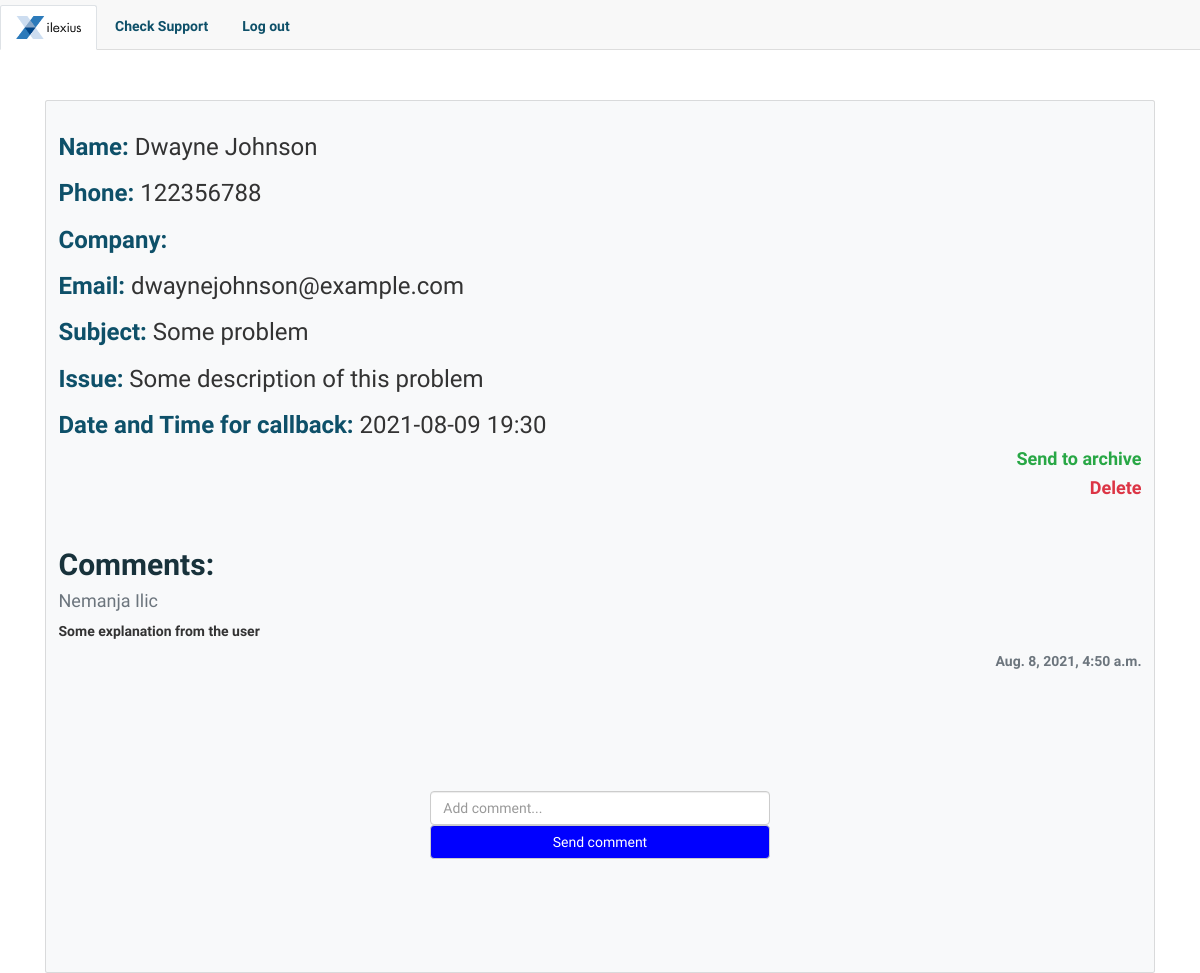
/view_detail/5 (signed in), run on the app's committed database.
### support/models/customer_support.py (models this page shows, shortened)
class CustomerSupport(models.Model):
    name = models.CharField(max_length=60, null=False)
    phone = models.CharField(max_length=20, null=True, blank=True)
    company = models.CharField(max_length=100, null=True, blank=True)
    customer_email = models.CharField(max_length=32, null=False)
    subject = models.CharField(max_length=50, null=False)
    issue_description = models.TextField(null=False)
    date_time = models.CharField(max_length=20, blank=True)
    sent = models.DateTimeField(auto_now_add=True)
    is_archived = models.BooleanField(default=False)

### support/models/comments.py (models this page shows, shortened)
class Comments(models.Model):
    text = models.CharField(max_length=200, blank=True, null=True)
    added = models.DateTimeField(auto_now_add=True)
    user = models.ForeignKey(user.User, on_delete=models.CASCADE)
    customer_support = models.ForeignKey(customer_support.CustomerSupport, on_delete=models.CASCADE)

### support/models/user.py (models this page shows, shortened)
class User(models.Model):
    first_name = models.CharField(max_length=60)
    last_name = models.CharField(max_length=100)
    email = models.CharField(max_length=32, unique=True)
    password = models.CharField(max_length=255)

### support/views.py (the view)
# urls.py: path("view_detail/<int:customer_id>", view_detail, name="view_detail"),
def view_detail(request: HttpRequest, customer_id: int):
    user_session = request.session.get("user")
    if user_session != None:
        customersupports = CustomerSupport.objects.get(id=customer_id)
        comments = Comments.objects.order_by("-added")
        context = { "customersupports": customersupports, "comments":comments }
        return render(request, "support/view_detail.html", context)
    else:
        return redirect("support:customer_support")

### support/templates/support/view_detail.html (shortened to what this page needs)
{% extends 'base.html' %}
{% block content %}
<div id="main-div" class="container">
    <div class="card bg-light">
        <div class="card-body text-center">
            <h3 class="text-left"><span style="color: #0e5069; font-weight: 600;">Name:</span> {{customersupports.name}}</h3>
            <h3 class="text-left"><span style="color: #0e5069; font-weight: 600;">Phone:</span> {{customersupports.phone}}</h3>
            <h3 class="text-left"><span style="color: #0e5069; font-weight: 600;">Company:</span> {{customersupports.company}}</h3>
            <h3 class="text-left"><span style="color: #0e5069; font-weight: 600;">Email:</span> {{customersupports.customer_email}}</h3>
            <h3 class="text-left"><span style="color: #0e5069; font-weight: 600;">Subject:</span> {{customersupports.subject}}</h3>
            <h3 class="text-left"><span style="color: #0e5069; font-weight: 600;">Issue:</span> {{customersupports.issue_description}}</h3>
            <h3 class="text-left"><span style="color: #0e5069; font-weight: 600;">Date and Time for callback:</span> {{customersupports.date_time}}</h3>
            {% if customersupports.is_archived == False %}
            <h4 class="text-right"><a class="text-success" href="{% url 'support:add_to_archive' customer_id=customersupports.id %}">Send to archive</a></h4>
            {% else %}
            <h4 class="text-right"><a class="text-success" href="{% url 'support:restore' customer_id=customersupports.id %}">Restore</a></h4>
            {% endif %}
            <h4 onclick="delete_confirmation(event)" class="text-right"><a class="text-danger" href="{% url 'support:delete' customer_id=customersupports.id %}">Delete</a></h4>
            <br>
            <h2 class="text-left" id="comments">Comments:</h3>
            {% for comment in comments %}
                {% if comment.customer_support_id == customersupports.id %}
                <h4 class="text-left text-secondary">{{comment.user.first_name}} {{comment.user.last_name}}</h4>
                <p class="text-left">{{comment.text}}</p>
                <p class="text-right text-secondary">{{comment.added}}</p>
                {% endif %}
            {% endfor %}
            {% if customersupports.is_archived == False %}
            <br><br>
            <div id="form-div">
                <form action="{% url 'support:add_comment' customer_id=customersupports.id %}" method="POST">
                    <div class="row">
                        <input class="form-control" type="text" name="comment" id="comment" placeholder="Add comment...">
                        <button class="form-control" type="submit" class="btn" style="color: white; background: blue;">Send comment</button>
                    </div>
                </form>
            </div>
            {% endif %}
        </div>
    </div>
</div>
{% endblock content %}

### support/templates/base.html (shortened to what this page needs)
{% load static %}
<!DOCTYPE html>
<html lang="en">
<head>
    <link rel="stylesheet" href="https://cdnjs.cloudflare.com/ajax/libs/font-awesome/4.7.0/css/font-awesome.css"integrity="sha512-5A8nwdMOWrSz20fDsjczgUidUBR8liPYU+WymTZP1lmY9G6Oc7HlZv156XqnsgNUzTyMefFTcsFH/tnJE/+xBg=="/>
    <link rel="stylesheet" href="https://maxcdn.bootstrapcdn.com/bootstrap/4.5.2/css/bootstrap.min.css">
    <link rel="stylesheet" href="{% static 'support/css/style.css' %}">
    <link rel="stylesheet" href="https://cdnjs.cloudflare.com/ajax/libs/intl-tel-input/17.0.8/css/intlTelInput.css"/>
    <link rel="stylesheet" href="https://maxcdn.bootstrapcdn.com/bootstrap/3.3.6/css/bootstrap.min.css">
    <link rel="stylesheet" href="https://cdnjs.cloudflare.com/ajax/libs/bootstrap-datetimepicker/4.7.14/css/bootstrap-datetimepicker.min.css">
</head>
<body>
    <header>
        <ul class="nav nav-tabs">
            <li class="nav-item">
                <a class="nav-link active" href="https://www.ilexius.de/" target="_blank"><img src="{% static 'support/img/logo.png' %}" alt="logo" style="width: 65px"></a>
            </li>
            {% if request.session.user %}
            <li class="nav-item">
                <a class="nav-link" href="{% url 'support:check_support' %}">Check Support</a>
            </li>
            <li class="nav-item">
                <a onclick="logout_confirmation(event)" class="nav-link" href="{% url 'support:logout' %}">Log out</a>
            </li>
            {% endif %}
        </ul>
    </header>
    <main>
        {% block content %}{% endblock content %}
    </main>
</body>
</html>

### support/static/support/css/style.css (style rules this page uses)
* { margin: 0; padding: 0; }
body { font-family: 'Dosis', sans-serif !important; font-weight: 800; }
h1, h2, h3 { font-weight: 800; }
h4, h5, h6, a { font-weight: 600; }
header { background-color: rgba(243, 243, 243, 0.6); }
.row { margin-top: 20px; }
.nav-item { margin-top: 5px; }
.nav-link { color: #0e5069; font-weight: 600; }
#main-div { margin-top: 50px; }
#form-div { margin-top: 50px; margin-bottom: 100px; display: flex; justify-content: center; }
#comments { color: #18323b; font-weight: bold; }

### data on the page
CustomerSupport: name "Dwayne Johnson", phone "122356788", customer_email "dwaynejohnson@example.com", subject "Some problem", issue_description "Some description of this problem", date_time "2021-08-09 19:30"
Comments: user.first_name "Nemanja", user.last_name "Ilic", text "Some explanation from the user", added "Aug. 8, 2021, 4:50 a.m."
